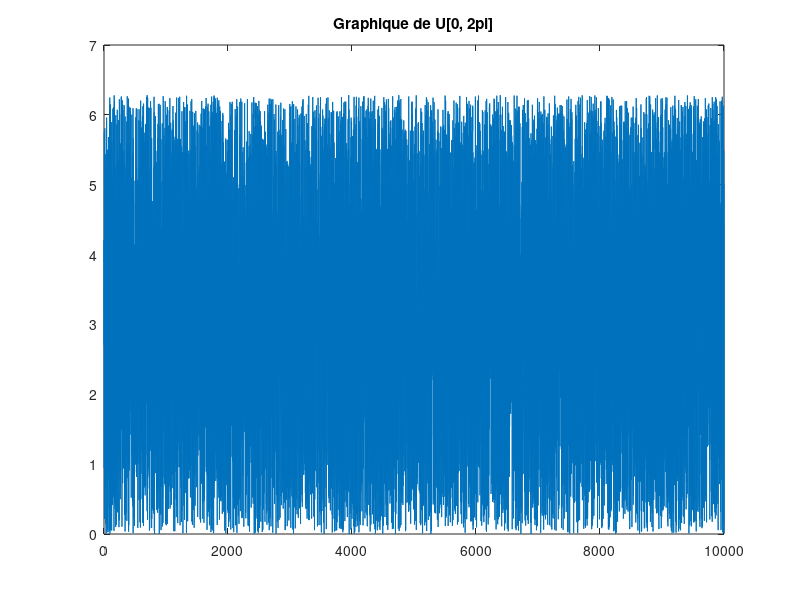

This figure's MATLAB source: (Note: this script raises an error after producing the figure.)

%% Clean up
clc % vide ligne de commande
clear all % vide workspace
close all % vide fenetres et graphiques

%% Initilisation a)
N = 10000;
U = rand(1, N);
U_theta = 2*pi*U;

dx = 1;
x = [0:dx:N-1];

figure
plot(x, U_theta)
title("Graphique de U[0, 2\pi]")
%% Histogramme b)
figure
histogram(U)
title("Histogramme U[0, 1]")

%% Loi de Rayleigh c)
dr = 0.01;
r = [0:dr:10];

figure
for sigma_2 = [0.25 1 4 9 16]
    fr = (r./sigma_2).*exp(-((r.^2)./(2*sigma_2))); 
    plot(r, fr)
    hold on
end
title("Loi de Rayleigh théorique")
xlabel("r")
legend('\sigma^2=0.25', '\sigma^2=1', '\sigma^2=4', '\sigma^2=9', '\sigma^2=16');
hold off



